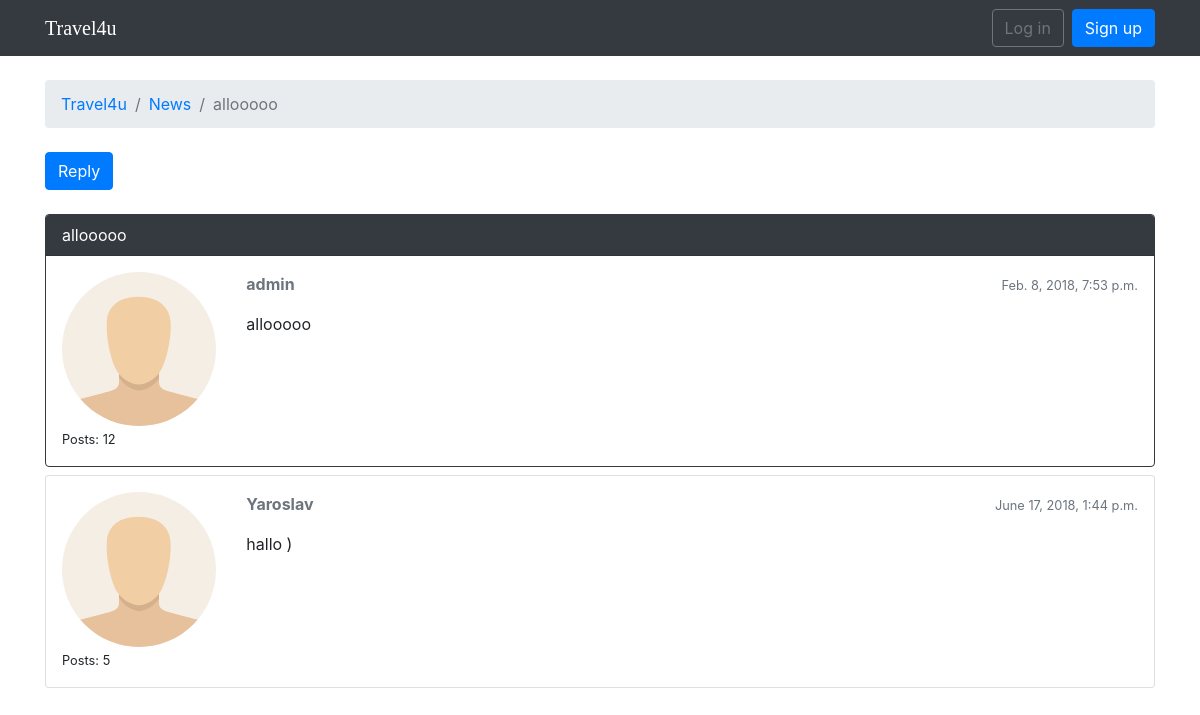
The app's page /boards/1/topics/8/ with its own data.
### forum/models.py (models this page shows, shortened)
class Topic(models.Model):
    subject = models.CharField(max_length=255)
    last_updated = models.DateTimeField(auto_now_add=True)
    board = models.ForeignKey(Board, on_delete = models.CASCADE, related_name = 'topics')
    starter = models.ForeignKey(User,on_delete = models.CASCADE, related_name='topics')
    views = models.PositiveIntegerField(default=0)

class Board(models.Model):
    name = models.CharField(max_length=30, unique=True)
    description = models.CharField(max_length=100)

class Post(models.Model):
    message = models.TextField(max_length=4000)
    topic = models.ForeignKey(Topic, on_delete = models.CASCADE, related_name='posts')
    created_at = models.DateTimeField(auto_now_add=True)
    updated_at = models.DateTimeField(null=True)
    created_by = models.ForeignKey(User, on_delete = models.CASCADE, related_name='posts')
    updated_by = models.ForeignKey(User, on_delete = models.CASCADE, null=True, related_name='+')

### forum/views.py (the view)
# urls.py: url(r'^boards/(?P<pk>\d+)/topics/(?P<topic_pk>\d+)/$', views.topic_posts, name='topic_posts'),
def topic_posts(request, pk, topic_pk):
    topic = get_object_or_404(Topic, board__pk=pk, pk=topic_pk)
    topic.views += 1
    topic.save()
    return render(request, 'topic_posts.html', {'topic': topic})

### templates/topic_posts.html (shortened to what this page needs)
{% extends 'base.html' %}
{% load static %}
{% block breadcrumb %}
  <li class="breadcrumb-item"><a href="{% url 'home' %}">Travel4u</a></li>
  <li class="breadcrumb-item"><a href="{% url 'board_topics' topic.board.pk %}">{{ topic.board.name }}</a></li>
  <li class="breadcrumb-item active">{{ topic.subject }}</li>
{% endblock %}
{% block content %}
  <div class="mb-4">
    <a href="{% url 'reply_topic' topic.board.pk topic.pk %}" class="btn btn-primary" role="button">Reply</a>
  </div>
  {% for post in topic.posts.all %}
    <div class="card mb-2 {% if forloop.first %}border-dark{% endif %}">
      {% if forloop.first %}
        <div class="card-header text-white bg-dark py-2 px-3">{{ topic.subject }}</div>
      {% endif %}
      <div class="card-body p-3">
        <div class="row">
          <div class="col-2">
            <img src="{% static 'img/avatar.svg' %}" alt="{{ post.created_by.username }}" class="w-100">
            <small>Posts: {{ post.created_by.posts.count }}</small>
          </div>
          <div class="col-10">
            <div class="row mb-3">
              <div class="col-6">
                <strong class="text-muted">{{ post.created_by.username }}</strong>
              </div>
              <div class="col-6 text-right">
                <small class="text-muted">{{ post.created_at }}</small>
              </div>
            </div>
            {{ post.message }}
          </div>
        </div>
      </div>
    </div>
  {% endfor %}
{% endblock %}

### records on screen
Topic: board.name "News", subject "allooooo"
Post: created_by.posts.count "12", created_by.username "admin", created_at "Feb. 8, 2018, 7:53 p.m.", message "allooooo"
Post: created_by.posts.count "5", created_by.username "Yaroslav", created_at "June 17, 2018, 1:44 p.m.", message "hallo )"
